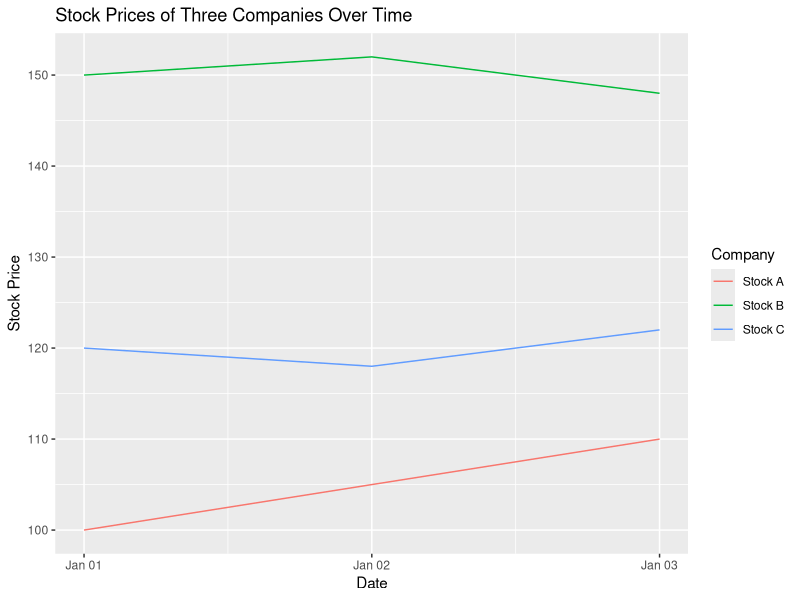

This figure's R source: (Note: this script raises an error after producing the figure.)
#a.line chart
library(ggplot2)

df <- data.frame(
  Date = c("2023-01-01", "2023-01-02", "2023-01-03"),
  Stock_A = c(100, 105, 110),
  Stock_B = c(150, 152, 148),
  Stock_C = c(120, 118, 122)
)
df$Date <- as.Date(df$Date)

ggplot(df, aes(x = Date)) +
  geom_line(aes(y = Stock_A, color = "Stock A")) +
  geom_line(aes(y = Stock_B, color = "Stock B")) +
  geom_line(aes(y = Stock_C, color = "Stock C")) +
  labs(title = "Stock Prices of Three Companies Over Time", x = "Date", y = "Stock Price", color = "Company")



#b.bar chart
  stock_data <- data.frame(
    "Date" = c("2023-01-01", "2023-01-02", "2023-01-03"),
    "Stock_A" = c(100, 105, 110)
  )
  
  # Calculate the daily percentage change for Stock A
  stock_data$Stock_A_Percentage_Change <- c(0, diff(stock_data$Stock_A) / lag(stock_data$Stock_A) * 100)
  
  # Generate a bar chart using ggplot2
  library(ggplot2)
  ggplot(stock_data, aes(x = Date, y = Stock_A_Percentage_Change)) +
    geom_bar(stat = "identity", fill = "blue", alpha = 0.7) +
    labs(title = "Daily % Change in Stock A Prices", x = "Date", y = "% Change")
  


#c.table
library(knitr)

df <- data.frame(
  Date = c("2023-01-01", "2023-01-02", "2023-01-03"),
  Stock_A = c(100, 105, 110),
  Stock_B = c(150, 152, 148),
  Stock_C = c(120, 118, 122)
)
df$Date <- as.Date(df$Date)

kable(df, col.names = c("Date", "Stock A", "Stock B", "Stock C"))

